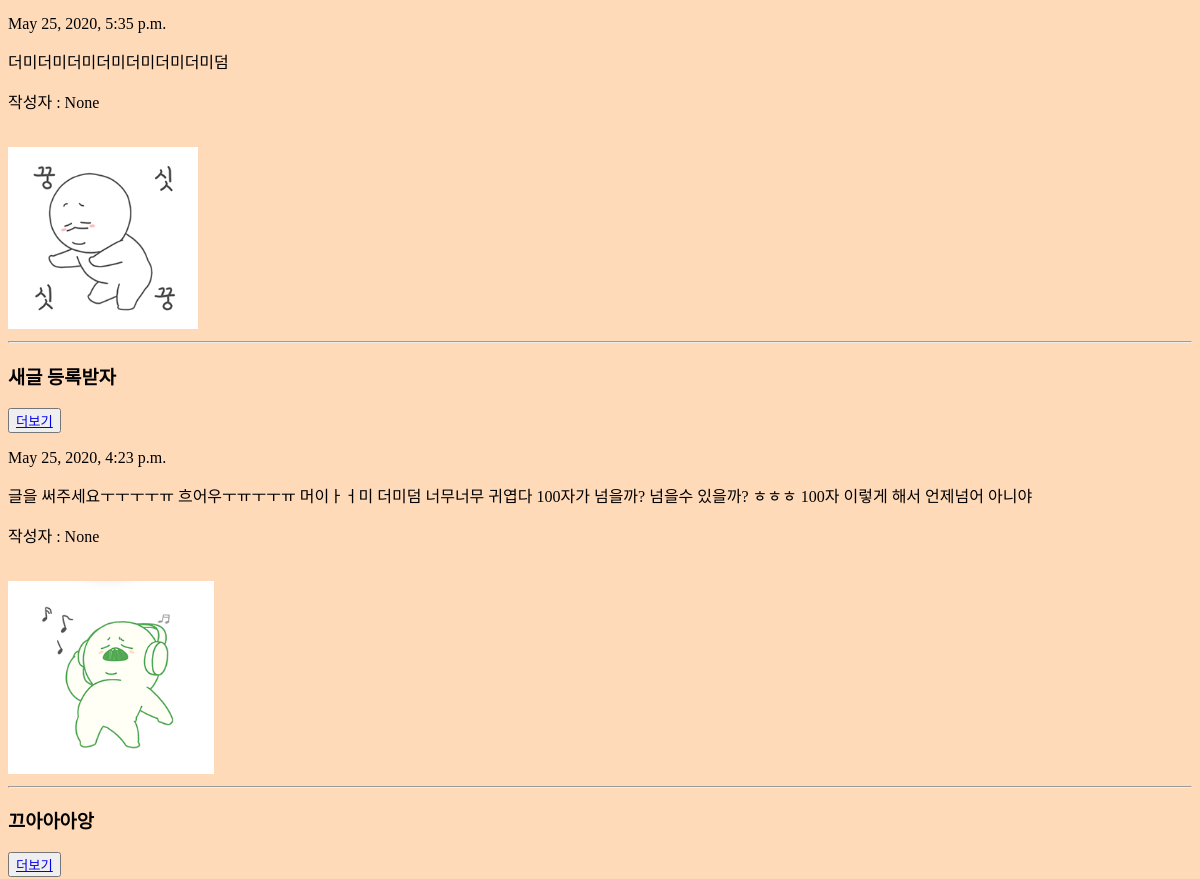
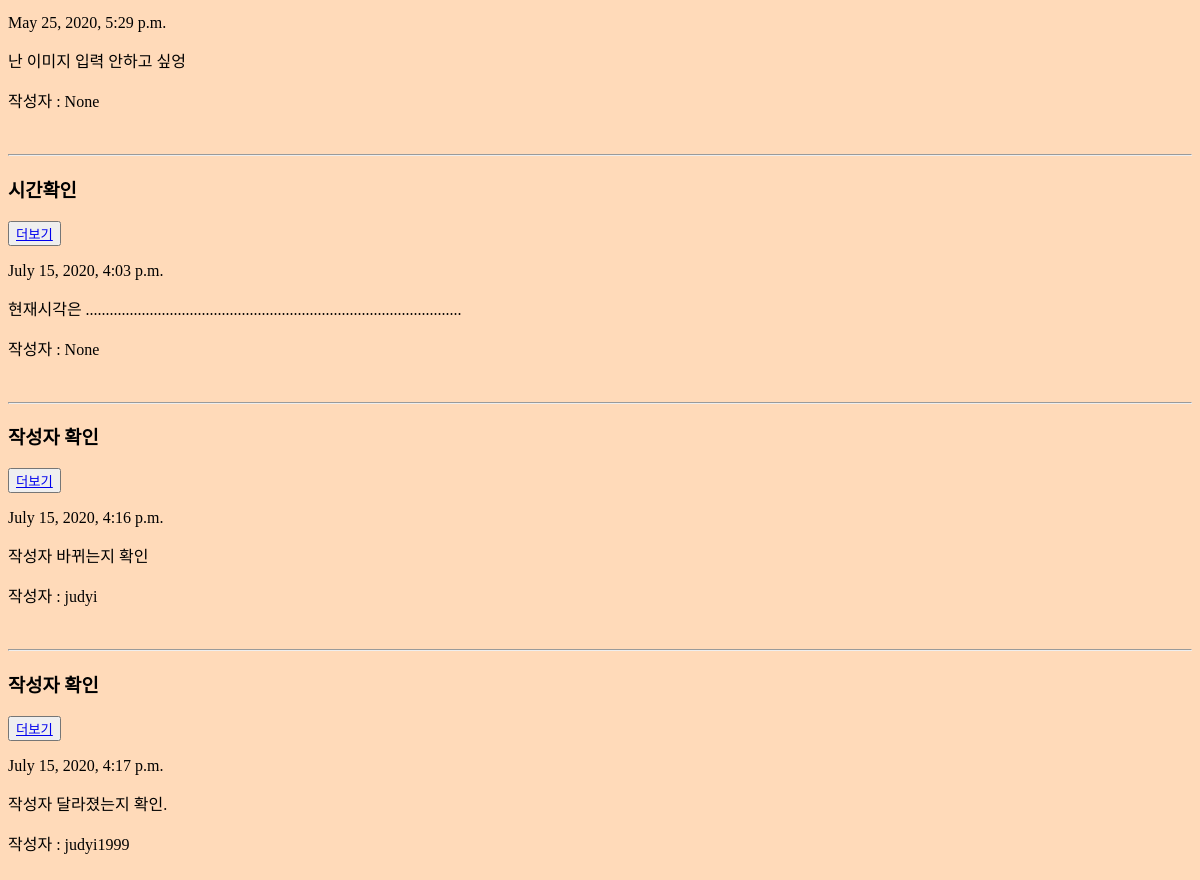
Before: / (lower part) with the older database file (2 pictures, top to bottom).
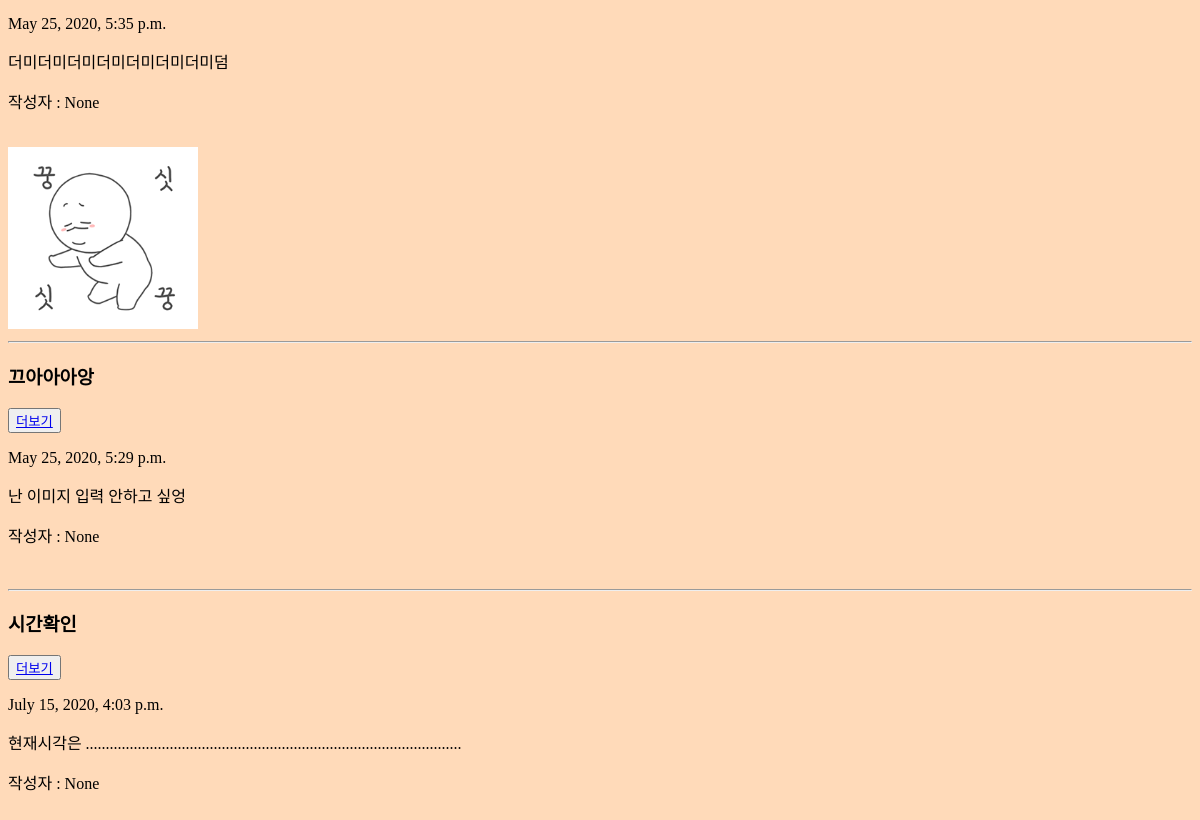
After: the same page with the newer database file.
### Blog/models.py (models this page shows)
class Blog_m(models.Model):
    title = models.CharField(max_length = 200)
    pub_date = models.DateTimeField()
    body = models.TextField()
    image = models.ImageField(upload_to = 'blog/', blank = True, null = True)
    writer = models.CharField(max_length = 100, null = True)
    like = models.ManyToManyField(settings.AUTH_USER_MODEL, related_name = 'likers')
    def __str__(self):
        return self.title
    def summary(self):
        return self.body[:100]

### Blog/views.py (the view)
# urls.py: path('', Blog.views.begin, name="begin"),
def begin(request):
    writings = Blog_m.objects.all() # writings란 변수에 우리가 만든 table의 모든 객체들 저장.
    return render(request, 'begin.html', {'writings':writings})

### Blog/templates/begin.html (shortened to what this page needs)
<!DOCTYPE html>
<html lang="en">
<head>
</head>
<body>
    {%load static%}
    <br>
    {%for writing in writings %}
    <hr>
    <h3>{{writing.title}}</h3>
    <button class = 'title'><a href="{%url 'detail' writing.id%}">더보기</a></button>
    <p>{{writing.pub_date}}</p>
    <p>{{writing.summary}}</p>
    <p>작성자 : {{writing.writer}}</p>
    <br>
    {%if writing.image%}
        <img src="{{writing.image.url}}" alt="">
    {%endif%}
    {% endfor %}
</body>
</html>

Changed rows visible on the page:
removed Blog_m: title "새글 등록받자", pub_date "May 25, 2020, 4:23 p.m.", summary "글을 써주세요ㅜㅜㅜㅜㅠ 흐어우ㅜㅠㅜㅜㅠ 머이ㅏㅓ미 더미덤 너무너무 귀엽다 100자가 넘을까? 넘을수 있을까? ㅎㅎㅎ 100자 이렇게 해서 언제넘어 아니야", writer "None", image (picture)
removed Blog_m: title "작성자 확인", pub_date "July 15, 2020, 4:16 p.m.", summary "작성자 바뀌는지 확인", writer "judyi"
removed Blog_m: title "작성자 확인", pub_date "July 15, 2020, 4:17 p.m.", summary "작성자 달라졌는지 확인.", writer "judyi1999"
